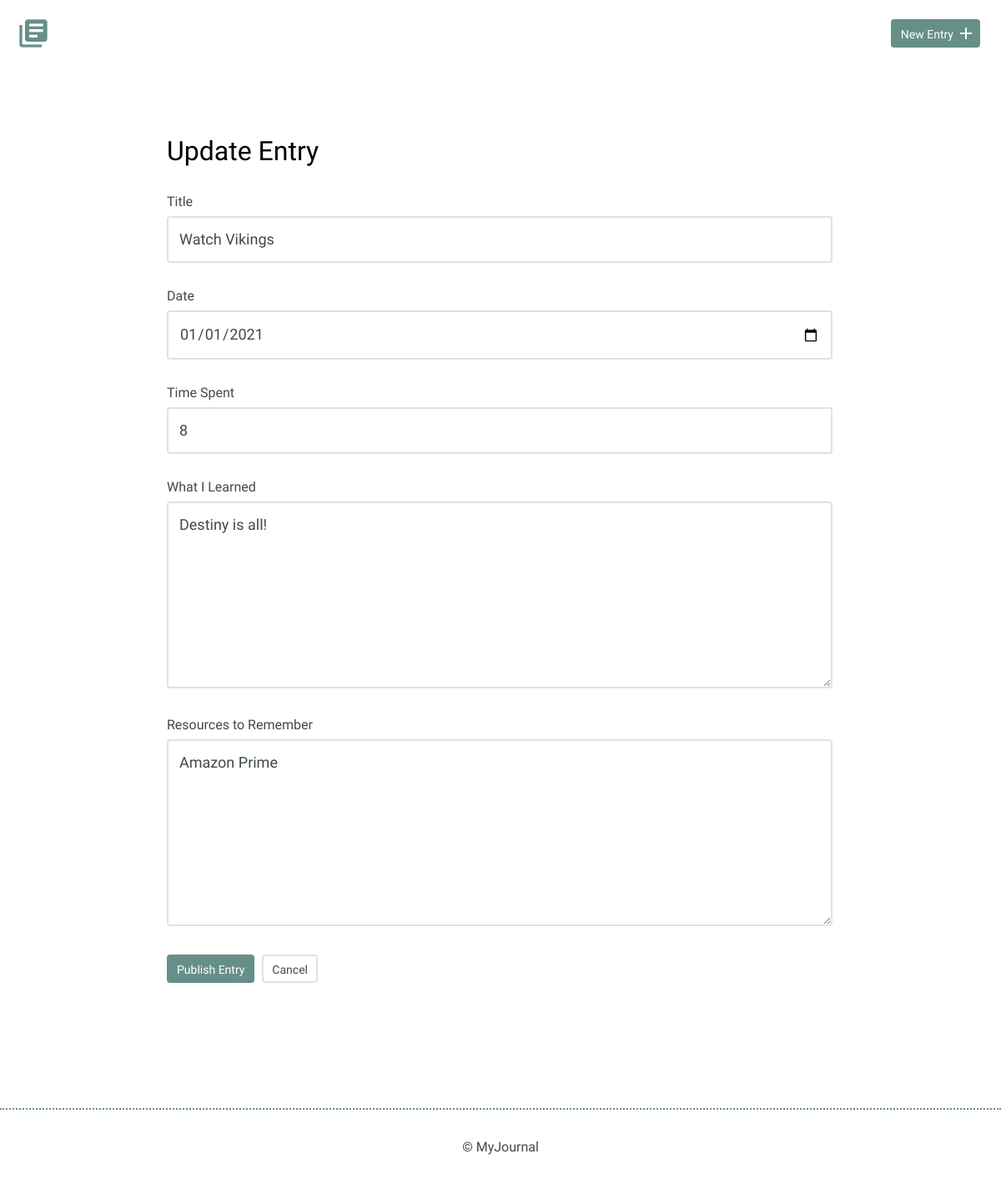
The app's page /new.php?id=7 with its own data.
### tables this page shows
CREATE TABLE "entries" (
	`id`	INTEGER,
	`title`	TEXT,
	`date`	TEXT,
	`time_spent`	INTEGER,
	`learned`	BLOB,
	`resources`	BLOB,
	PRIMARY KEY(`id`)
);

### inc/functions.php (called while the page is built, shortened)
<?php
function get_selected_entry($id) {
    include 'connection.php';
    $sql = 'SELECT * FROM entries WHERE id = ?';
    try {
        $results = $db->prepare($sql);
        $results->bindValue(1, $id, PDO::PARAM_INT);
        $results->execute();
    } catch (Exception $e) {
        echo "Error!: " . $e->getMessage() . "<br />";
        return false;
       die();
    }
    return $results->fetch();
}

### new.php (the view, shortened to what this page needs)
<?php
include 'inc/functions.php';
include 'inc/header.php';
$title = $date = $timeSpent = $whatILearned = $ResourcesToRemember = '';
if (isset($_GET['id'])) {
    list($id, $title, $date, $timeSpent, $whatILearned, $ResourcesToRemember) = get_selected_entry(filter_input(INPUT_GET, 'id', FILTER_SANITIZE_NUMBER_INT));
}
?>
        <section>
            <div class="container">
                <div class="new-entry">
                    <h2><?php
                    if (!empty($id)) {
                        echo 'Update';
                    } else {
                        echo 'New';
                    }
                    ?> Entry</h2>
                    <form method="post" action="new.php">
                        <label for="title"> Title</label>
                        <input id="title" type="text" name="title" value="<?php echo $title ?>" ><br>
                        <label for="date">Date</label>
                        <input id="date" type="date" name="date" value="<?php  echo $date ?>"><br>
                        <label for="timeSpent"> Time Spent</label>
                        <input id="timeSpent" type="text" name="timeSpent" value="<?php echo $timeSpent ?>"><br>
                        <label for="whatILearned">What I Learned</label>
                        <textarea id="whatILearned" rows="5" name="whatILearned" ><?php echo $whatILearned ?></textarea>
                        <label for="ResourcesToRemember">Resources to Remember</label>
                        <textarea id="ResourcesToRemember" rows="5" name="ResourcesToRemember" ><?php echo $ResourcesToRemember ?></textarea>
                        <input type="submit" value="Publish Entry" class="button">
                        <a href="#" class="button button-secondary">Cancel</a>
                    </form>
                </div>
            </div>
        </section>
<?php
include "inc/footer.php";
?>

### css/site.css (style rules this page uses)
body { font-size: 16px; color: #404a49; font-family: 'Cousine', serif; font-weight: 400; }
.container { margin: 0 auto; padding: 0 25px; }
.button { padding: 8px 10px 6px 10px; background: #678f89; border: 2px solid #678f89; border-radius: 4px; text-decoration: none; color: #FFF; position: relative; text-align: center; font-size: 14px; }
.button.button-secondary { background: #FFF; border: 2px solid #e1e1e1; color: #404a49; }
h1, h2, h3 { margin: 0; font-weight: 400; line-height: 1em; color: #000; }
h2 { font-size: 32px; }
.entry-list, .edit-entry, .new-entry { max-width: 800px; margin: 0 auto; padding: 70px 0 150px 0; }
.edit-entry h2, .new-entry h2 { margin-bottom: 35px; }
form label { display: block; margin-bottom: 8px; }
form input[type=text], form input[type=password], form input[type=date], form textarea { border: 2px solid #e1e1e1; font-size: 18px; line-height: 1.8em; padding:10px 13px; margin-bottom: 30px; border-radius: 4px; width: calc(100% - 32px); }
.edit-entry form textarea, .new-entry form textarea { min-height: 200px; }
input[type=submit] { margin-right: 5px; }

### records on screen
entries: title "Watch Vikings", date "01/01/2021", timeSpent "8", whatILearned "Destiny is all!", ResourcesToRemember "Amazon Prime"
